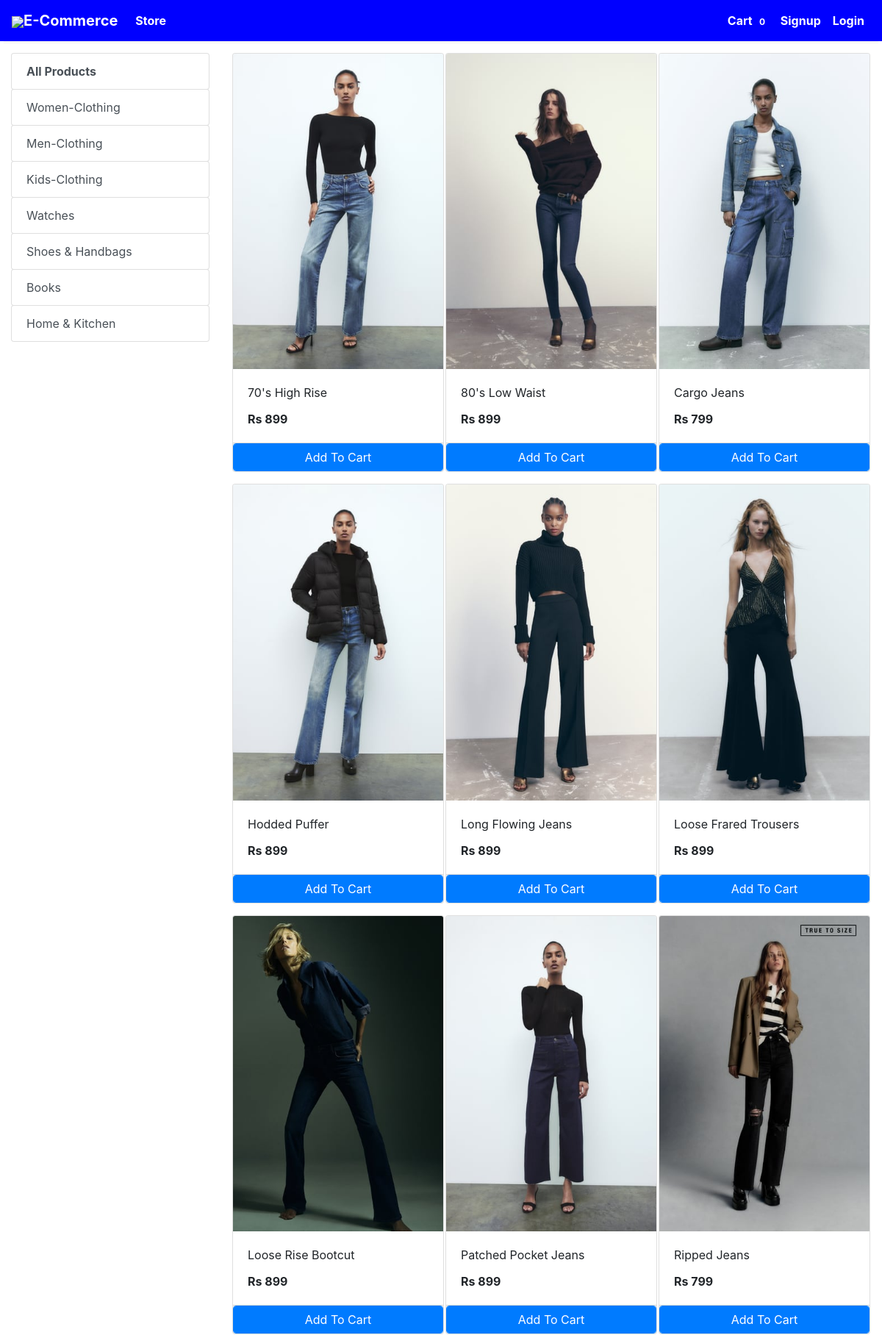
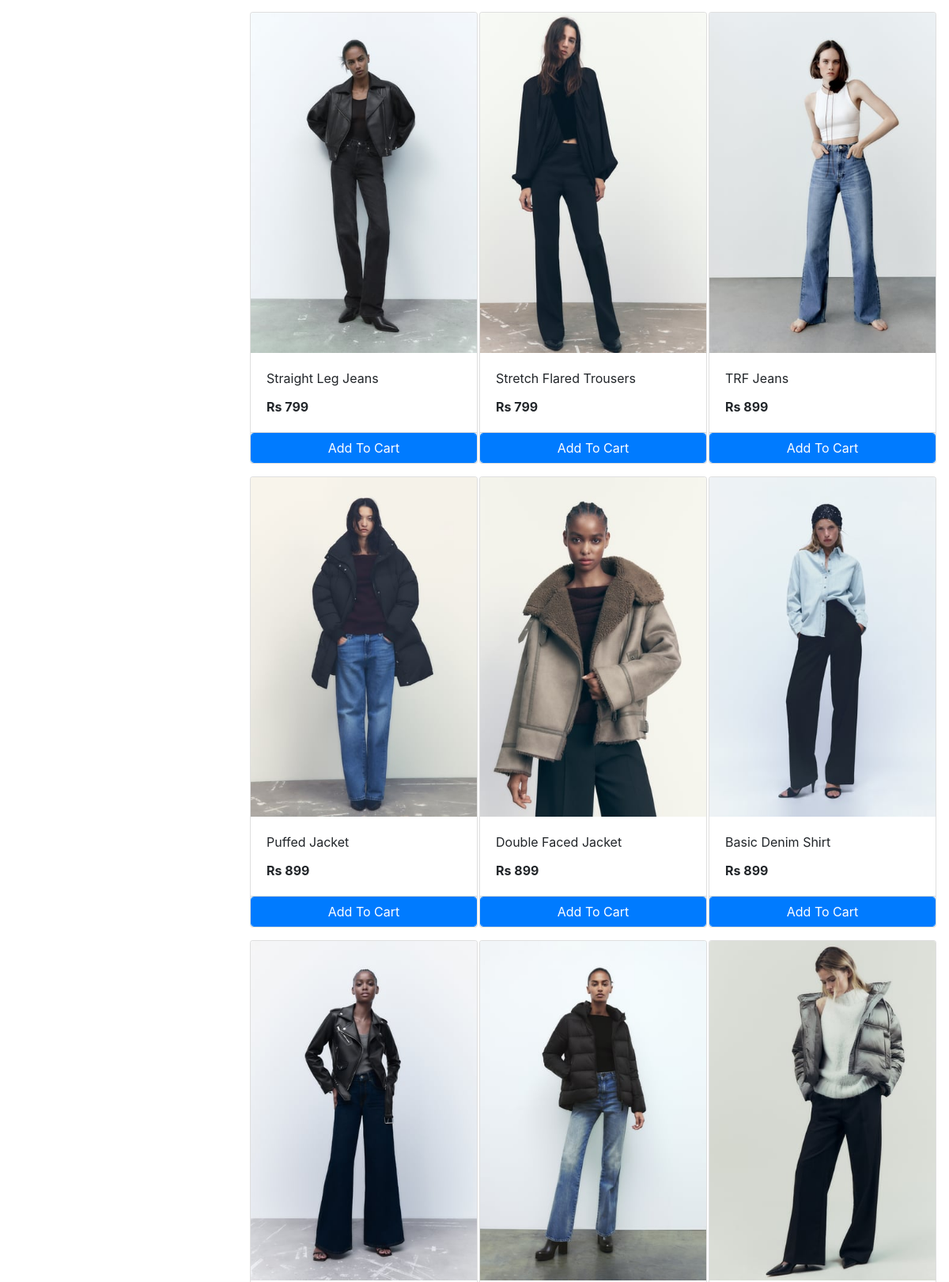
Screenshot of /store?category=22 (upper part) with the database file from the repository (2 pictures, top to bottom).
### store/models/category.py (models this page shows, shortened)
class Category(models.Model):
    name= models.CharField(max_length=50)
    @staticmethod
    def get_all_categories():
        return Category.objects.all()

### store/models/product.py (models this page shows, shortened)
class Products(models.Model):
    name = models.CharField(max_length=60)
    price= models.IntegerField(default=0)
    category= models.ForeignKey(Category,on_delete=models.CASCADE,default=1 )
    description= models.CharField(max_length=250, default='', blank=True, null= True)
    image= models.ImageField(upload_to='uploads/products/')
    @staticmethod
    def get_all_products_by_categoryid(category_id):
        if category_id:
            return Products.objects.filter (category=category_id)
        else:
            return Products.get_all_products();

### store/views/home.py (the view)
# urls.py: path('' , include('store.urls'))
def store(request):
    cart = request.session.get('cart')
    if not cart:
        request.session['cart'] = {}
    products = None
    categories = Category.get_all_categories()
    categoryID = request.GET.get('category')
    if categoryID:
        products = Products.get_all_products_by_categoryid(categoryID)
    else:
        products = Products.get_all_products();
    data = {}
    data['products'] = products
    data['categories'] = categories
    print('you are : ', request.session.get('email'))
    return render(request, 'index.html', data)

### store/templatetags/cart.py (called while the page is built)
@register.filter (name='is_in_cart')
def is_in_cart(product, cart):
    keys = cart.keys ()
    for id in keys:
        if int (id) == product.id:
            return True
    return False;

### store/templatetags/custom_filter.py (called while the page is built)
@register.filter(name='currency')
def currency(number):
    return "Rs "+str(number)

### store/templates/index.html (shortened to what this page needs)
{% extends 'base.html' %}
{% block content %}
{% load cart %}
{% load custom_filter %}
<div class="container-fluid mt-3">
	<div class="row">
		<div class="col-lg-3 mx-auto">
			<div class="list-group">
				<a href="/" class="list-group-item list-group-item-action btn btn-outline-primary"><b>All Products</b></a>
				{% for category in categories %}
				<a href="/?category={{category.id}}"
					class="list-group-item list-group-item-action btn btn-outline-primary ">{{category.name}}</a>
				{% endfor %}
			</div>
		</div>
		<div id='products' class="col-lg-9 mx-auto">
			<div class="row mx-auto">
				{% for product in products %}
				<div class="card mx-auto mb-3" id={{product.id}} style="width: 18rem;">
					<img class="card-img-top" src="{{product.image.url}}" alt="Card image cap">
					<div class="card-body">
						<p class="card-title">{{product.name}}</p>
						<p class="card-text"><b>{{product.price|currency}}</b></p>
					</div>
					<div class="card-footer p-0 no-gutters">
						{% if product|is_in_cart:request.session.cart %}
						<div class="row no-gutters">
							<form action="/#{{product.id}}" class="col-2 " method="post">
								{% csrf_token %}
								<input hidden type="text" name='product' value='{{product.id}}'>
								<input hidden type="text" name='remove' value='True'>
								<input type="submit" value=" - " class="btn btn-block btn-primary border-right">
							</form>
							<div class="text-center col btn btn-primary">{{product|cart_quantity:request.session.cart}} in Cart</div>
							<form action="/#{{product.id}}" class="col-2 " method="post">
								{% csrf_token %}
								<input hidden type="text" name='product' value='{{product.id}}'>
								<input type="submit" value=" + " class="btn btn-block btn-primary border-left">
							</form>
						</div>
						{% else %}
						<form action="/#{{product.id}}" method="POST" class="btn-block">
							<input type="submit" class="float-right btn btn-primary form-control"
								value="Add To Cart">
						</form>
						{% endif %}
					</div>
				</div>
				{% endfor %}
			</div>
		</div>
	</div>
</div>
{% endblock %}

### rows the page displays
Category: name "Women-Clothing"
Category: name "Men-Clothing"
Category: name "Kids-Clothing"
Category: name "Watches"
Category: name "Shoes & Handbags"
Category: name "Books"
Category: name "Home & Kitchen"
Products: image (picture), name "70's High Rise", price "Rs 899"
Products: image (picture), name "80's Low Waist", price "Rs 899"
Products: image (picture), name "Cargo Jeans", price "Rs 799"
Products: image (picture), name "Hodded Puffer", price "Rs 899"
Products: image (picture), name "Long Flowing Jeans", price "Rs 899"
Products: image (picture), name "Loose Frared Trousers", price "Rs 899"
Products: image (picture), name "Loose Rise Bootcut", price "Rs 899"
Products: image (picture), name "Patched Pocket Jeans", price "Rs 899"
Products: image (picture), name "Ripped Jeans", price "Rs 799"
Products: image (picture), name "Straight Leg Jeans", price "Rs 799"
Products: image (picture), name "Stretch Flared Trousers", price "Rs 799"
Products: image (picture), name "TRF Jeans", price "Rs 899"
Products: image (picture), name "Puffed Jacket", price "Rs 899"
Products: image (picture), name "Double Faced Jacket", price "Rs 899"
Products: image (picture), name "Basic Denim Shirt", price "Rs 899"
Products: image (picture)
Products: image (picture)
Products: image (picture)

### other values shown
{{ request.session.cart.keys|length }} "0"
